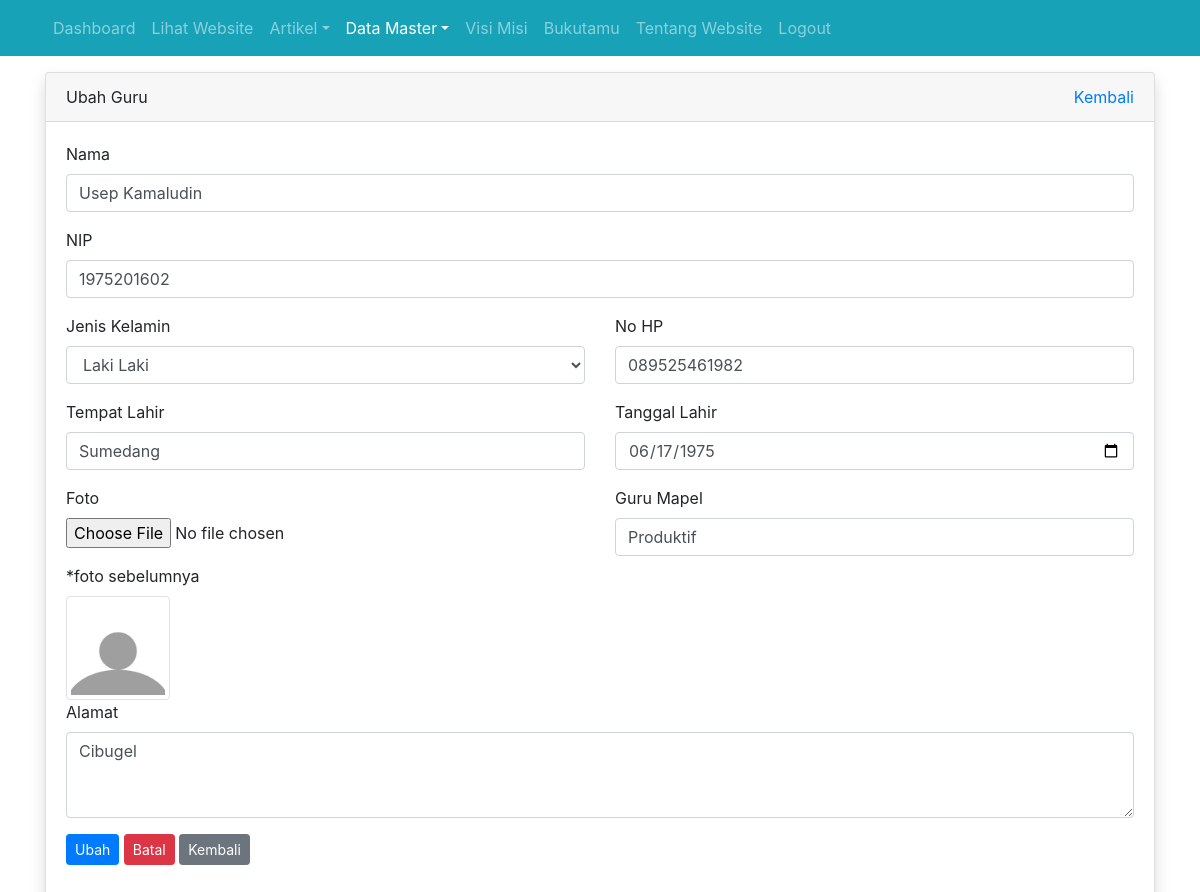
/admin/guru/ubah.php?id=7 (signed in), run on the app's committed database.
### tables this page shows
CREATE TABLE `tbl_guru` (
  `id` int(11) NOT NULL,
  `nama` varchar(100) DEFAULT NULL,
  `nip` int(10) DEFAULT NULL,
  `jenis_kelamin` enum('L','P') DEFAULT NULL,
  `no_hp` varchar(12) DEFAULT NULL,
  `tempat_lahir` varchar(50) DEFAULT NULL,
  `tanggal_lahir` date DEFAULT NULL,
  `mata_pelajaran` varchar(50) DEFAULT NULL,
  `alamat` varchar(100) DEFAULT NULL,
  `foto` varchar(100) DEFAULT NULL
);

### admin/guru/ubah.php (the view, shortened to what this page needs)
<?php
require_once '../../koneksi.php';
$id = $_GET['id'];
$query = mysqli_query($koneksi, "SELECT * FROM tbl_guru WHERE id = $id");
$guru = mysqli_fetch_assoc($query);
?>
<!DOCTYPE html>
<html>
<head>
	<link rel="stylesheet" href="../../resources/css/bootstrap.min.css">
</head>
<body>
	<?php require_once '../navbar.php'; ?>
	<div class="container mt-3">
		<div class="row">
			<div class="col">
				<div class="card shadow">
					<div class="card-header">
						<div class="clearfix">
							<div class="float-left">
								Ubah Guru
							</div>
							<div class="float-right">
								<a href="index.php">Kembali</a>
							</div>
						</div>
					</div>
					<div class="card-body">
						<form method="POST" action="proses_ubah.php?id=<?= $guru['id'] ?>" enctype="multipart/form-data">
							<div class="form-group">
								<label for="nama">Nama</label>
								<input type="text" value="<?= $guru['nama'] ?>" class="form-control" id="nama" placeholder="nama" autocomplete="off" required="required" name="nama">
							</div>
							<div class="form-group">
								<label for="nip">NIP</label>
								<input type="number" value="<?= $guru['nip'] ?>" class="form-control" id="nip" placeholder="nip" autocomplete="off" required="required" name="nip">
							</div>
							<div class="row">
								<div class="col">
									<div class="form-group">
										<label for="jenis_kelamin">Jenis Kelamin</label>
										<select name="jenis_kelamin" id="jenis_kelamin" class="form-control">
											<option value="L" <?= $guru['jenis_kelamin'] == 'L' ? 'selected' : '' ?>>Laki Laki</option>
										</select>
									</div>
								</div>
								<div class="col">
									<div class="form-group">
										<label for="no_hp">No HP</label>
										<input type="text" value="<?= $guru['no_hp'] ?>" class="form-control" id="no_hp" placeholder="no hp" autocomplete="off" required="required" name="no_hp">
									</div>
								</div>
							</div>
							<div class="row">
								<div class="col">
									<div class="form-group">
										<label for="tempat_lahir">Tempat Lahir</label>
										<input type="text" value="<?= $guru['tempat_lahir'] ?>" class="form-control" id="tempat_lahir" placeholder="tempat lahir" autocomplete="off" required="required" name="tempat_lahir">
									</div>
								</div>
								<div class="col">
									<div class="form-group">
										<label for="tanggal_lahir">Tanggal Lahir</label>
										<input type="date" value="<?= $guru['tanggal_lahir'] ?>" class="form-control" id="tanggal_lahir" placeholder="tanggal_lahir" autocomplete="off" required="required" name="tanggal_lahir">
									</div>
								</div>
							</div>
							<div class="row">
								<div class="col">
									<div class="form-group">
										<label for="foto">Foto</label>
										<input type="file" class="form-control-file mb-2" id="foto" autocomplete="off" name="foto">
									</div>
									*foto sebelumnya <br>
									<img src="../../images/guru/<?= $guru['foto'] ?>" alt="" width="20%" class="img-thumbnail mt-2">
								</div>
								<div class="col">
									<div class="form-group">
										<label for="mata_pelajaran">Guru Mapel</label>
										<input type="text" value="<?= $guru['mata_pelajaran'] ?>" class="form-control" id="mata_pelajaran" placeholder="mata pelajaran" autocomplete="off" required="required" name="mata_pelajaran">
									</div>
								</div>
							</div>
							<div class="form-group">
								<label for="alamat">Alamat</label>
								<textarea name="alamat" id="alamat" cols="30" rows="3" class="form-control"><?= $guru['alamat'] ?></textarea>
							</div>
							<div class="form-group">
								<button type="submit" class="btn btn-sm btn-primary" name="ubah">Ubah</button>
								<button type="reset" class="btn btn-sm btn-danger" onclick="return confirm('apakah anda yakin?')">Batal</button>
								<a href="index.php" class="btn btn-sm btn-secondary">Kembali</a>
							</div>
						</form>
					</div>
				</div>
			</div>
		</div>
	</div>
</body>
</html>

### data on the page
tbl_guru: nama "Usep Kamaludin", nip "1975201602", jenis_kelamin "Laki Laki", no_hp "089525461982", tempat_lahir "Sumedang", tanggal_lahir "06/17/1975", foto (picture), mata_pelajaran "Produktif", alamat "Cibugel"
